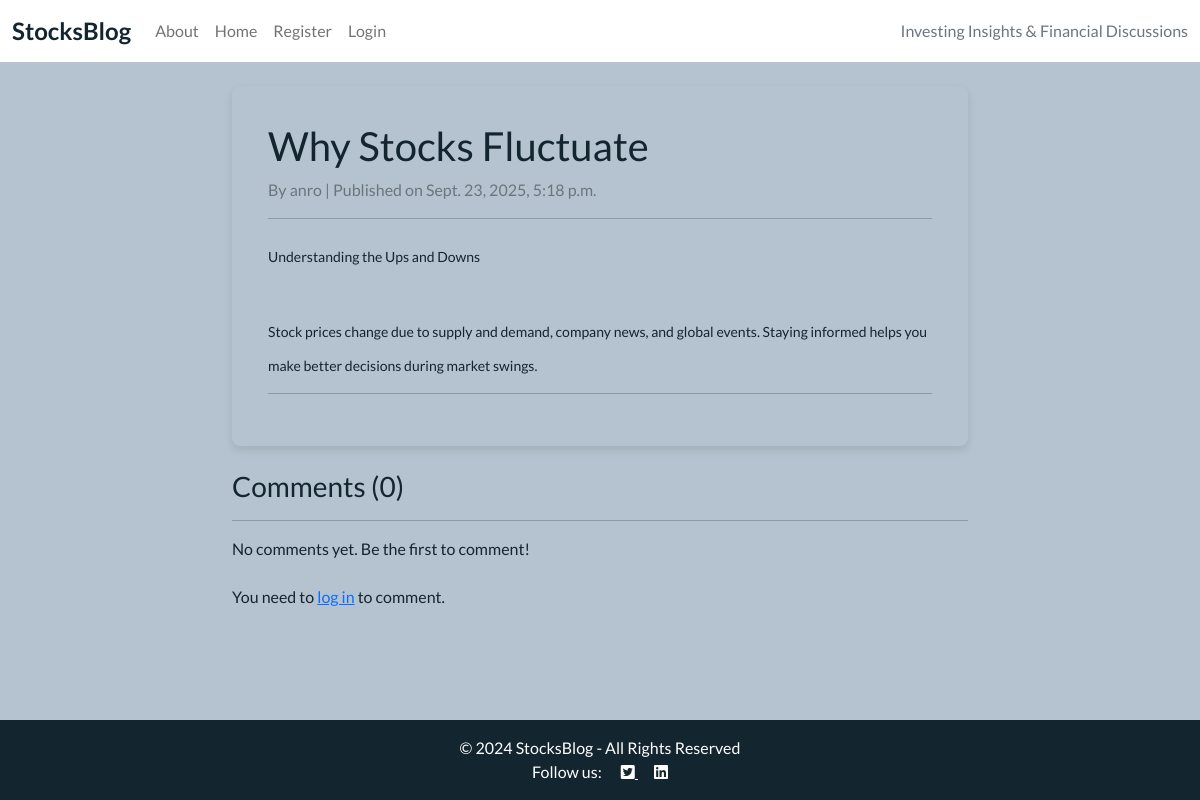
The app's page /post/why-stocks-fluctuate/ with its own data.
### blog/models.py (models this page shows, shortened)
class Post(models.Model):
    title = models.CharField(max_length=200)
    slug = models.SlugField(max_length=200, unique=True, blank=True)
    author = models.ForeignKey(
        User,
        on_delete=models.CASCADE,
        related_name="blog_posts"
    )
    featured_image = CloudinaryField('image', default='placeholder')
    content = models.TextField(default='Default content for new posts')
    created_on = models.DateTimeField(auto_now_add=True)
    status = models.IntegerField(choices=STATUS, default=0)
    excerpt = models.TextField(blank=True)
    updated_on = models.DateTimeField(auto_now=True)
    class Meta:
        ordering = ["-created_on"]

### blog/views.py (the view, shortened to what this page needs)
# urls.py: path('post/<slug:slug>/', views.post_detail, name='post_detail'),
def post_detail(request, slug):
    post = get_object_or_404(Post.objects.filter(status=1), slug=slug)
    comments = post.comments.filter(approved=True).order_by("-created_at")
    comment_count = comments.count()
    comment_form = CommentForm()
    return render(
        request,
        "blog/post_detail.html",
        {
            "post": post,
            "comments": comments,
            "comment_count": comment_count,
            "comment_form": comment_form,
        }
    )

### blog/templates/blog/post_detail.html (shortened to what this page needs)
{% extends "blog/base.html" %}
{% block content %}
<div class="container mt-4">
    <div class="row">
        <div class="col-md-8 offset-md-2">
            <div class="card mb-4">
                <div class="card-body">
                    <h1 class="card-title">{{ post.title }}</h1>
                    <p class="text-muted">By {{ post.author }} | Published on {{ post.created_on }}</p>
                    <hr>
                    <p class="card-text">{{ post.content|safe }}</p>
                </div>
            </div>
            <h3>Comments ({{ comments.count }})</h3>
            <hr>
            {% for comment in comments %}
                <div class="card mb-3">
                    <div class="card-body">
                        <p class="mb-1"><strong>{{ comment.author }}</strong>
                           <small class="text-muted">on {{ comment.created_at }}</small></p>
                        <p>{{ comment.text }}</p>
                        {% if user.is_authenticated and comment.author == user %}
                            <div class="mt-2">
                                <a href="{% url 'comment_edit' post.slug comment.id %}" class="btn btn-sm btn-outline-secondary">Edit</a>
                                <a href="{% url 'comment_delete' post.slug comment.id %}"
                                   class="btn btn-sm btn-outline-danger"
                                   onclick="return confirm('Are you sure you want to delete this comment?');">Delete</a>
                            </div>
                        {% endif %}
                    </div>
                </div>
            {% empty %}
                <p>No comments yet. Be the first to comment!</p>
            {% endfor %}
            {% if user.is_authenticated %}
                <div class="card mt-4">
                    <div class="card-body">
                        <h5 class="card-title">Add a Comment</h5>
                        <form method="post">
                            {% csrf_token %}
                            <div class="mb-3">
                                <textarea name="text" class="form-control" rows="3" required>{{ comment_form.text.value|default_if_none:'' }}</textarea>
                            </div>
                            <button type="submit" class="btn btn-primary">Post Comment</button>
                        </form>
                    </div>
                </div>
            {% else %}
                <p class="mt-4">You need to <a href="{% url 'account_login' %}">log in</a> to comment.</p>
            {% endif %}
        </div>
    </div>
</div>
{% endblock %}

### blog/static/css/style.css (style rules this page uses)
body { background-color: #B4C3CF; font-family: 'Lato', sans-serif; color: #13252F; }
.main-bg { background-color: #B4C3CF; }
.card { border: none; background-color: transparent; box-shadow: 0 4px 8px rgba(0, 0, 0, 0.1); border-radius: 8px; padding: 20px; margin-bottom: 20px; transition: transform 0.2s ease, box-shadow 0.2s ease; }

### records on screen
Post: title "Why Stocks Fluctuate", author "anro", created_on "Sept. 23, 2025, 5:18 p.m.", content "Understanding the Ups and Downs Stock prices change due to supply and demand, company news, and global events. Staying informed helps you make better decisions during market swings."

### other values on screen
{{ comments.count }} "0"
